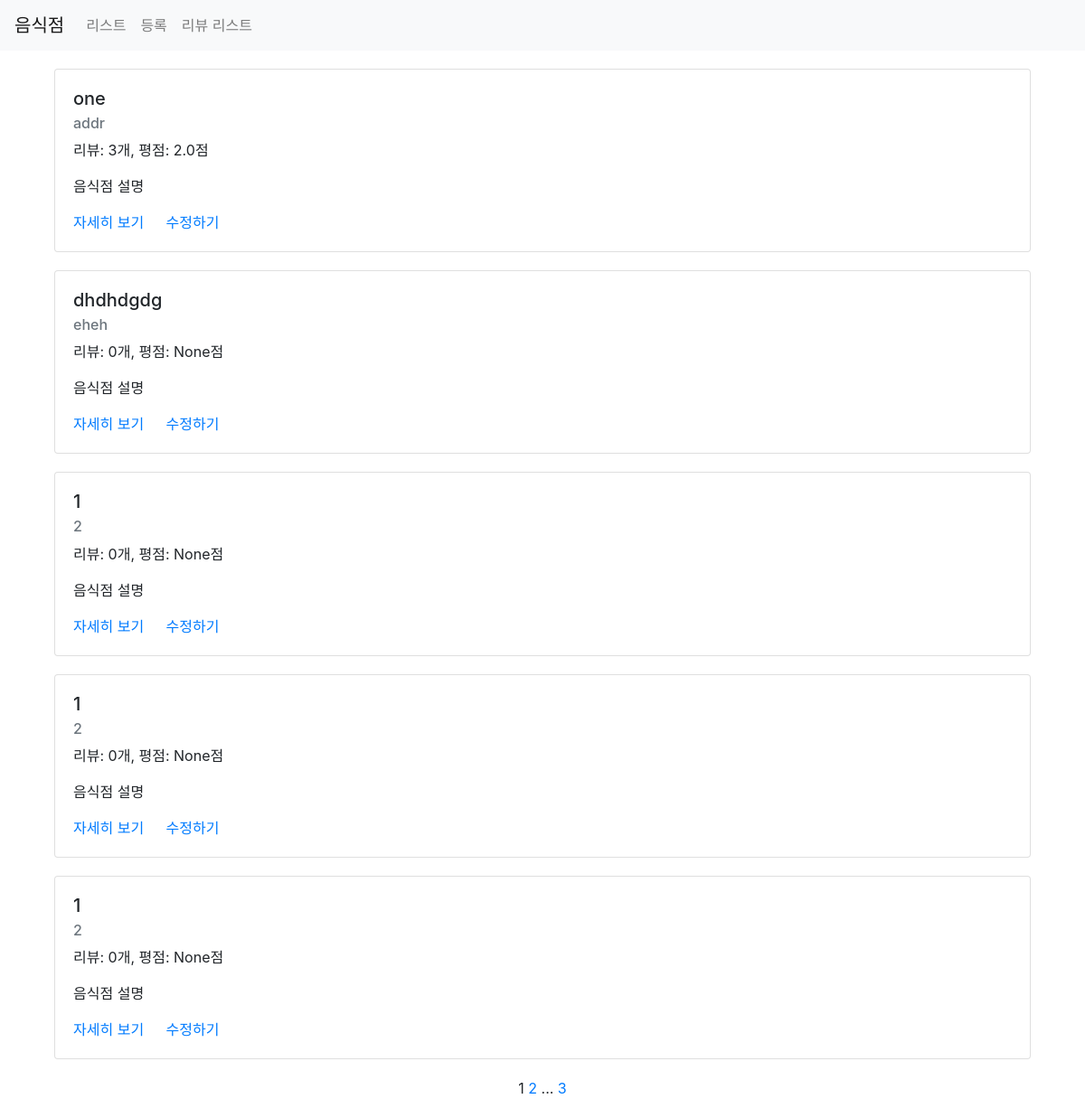
Screenshot of /third/list/ with the database file from the repository.
### third/models.py (models this page shows)
class Restaurant(models.Model):  # Restaurant 라는 상점을 나타내는 모델을 정의
    name = models.CharField(max_length=30)  # 이름
    address = models.CharField(max_length=200)  # 주소
    image = models.CharField(max_length=500, default=None, null=True)
    password = models.CharField(max_length=20, default=None, null=True)
    created_at = models.DateTimeField(auto_now_add=True)  # 글 작성 시 (이 모델의 데이터(레코드) 저장 시) 생성 시각
    updated_at = models.DateTimeField(auto_now=True)  # 저장된 레코드 수정 시 수정 시각

### third/views.py (the view)
# urls.py: path('list/', views.list, name='list'),
def list(request):
    restaurants = Restaurant.objects.all().annotate(reviews_count=Count('review')).annotate(average_point=Avg('review__point'))
    paginator = Paginator(restaurants, 5)  # 한 페이지에 5개씩 표시
    page = request.GET.get('page')  # query params에서 page 데이터를 가져옴
    items = paginator.get_page(page)  # 해당 페이지의 아이템으로 필터링
    context = {
        'restaurants': items
    }
    return render(request, 'third/list.html', context)

### third/templates/third/list.html (shortened to what this page needs)
{% extends 'third/base.html' %}
{% load static %}
{% block content %}
<div class="container">
    {% for item in restaurants %}
    <div class ="row restaurant-item" style="margin :20px auto;">
        <div class = "col-sm-12">
            <div class="card bordr-secondary">
                <div class = "card-body">
                    <h5 class ="card-title">{{ item.name}}</h5>
                    <h6 class = "card-subtitle mb-2 text-muted">{{ item.address }}</h6>
                    <p class="card-text">리뷰: {{ item.reviews_count }}개, 평점: {{item.average_point }}점</p>
                    <p class="card-text">음식점 설명</p>
                    <a href="{% url 'restaurant-detail' id=item.id %}" class="card-link">자세히 보기</a>
                    <a href="{% url 'restaurant-update' %}?id={{ item.id }}" class="card-link">수정하기</a>
                </div>
            </div>
        </div>
    </div>
    {% endfor %}
    <div class="row">
        <dic class="col-sm-12 text-center">
            <span class="step-liks text-center" style="width:100;">
                <span class ="curret">
                    {{ restaurants.number }}
                </span>
                 {% if restaurants.has_next %}
                        <a href="?page={{ restaurants.next_page_number }}">{{ restaurants.next_page_number }}</a>
                        ...
                        <a href="?page={{ restaurants.paginator.num_pages }}">{{restaurants.paginator.num_pages}}</a>
                 {% endif %}
            </span>
        </dic>
    </div>
</div>
{% endblock %}

### third/templates/third/base.html (shortened to what this page needs)
{% load static %}
<html >
<head>
    <link rel="stylesheet" href="https://stackpath.bootstrapcdn.com/bootstrap/4.1.3/css/bootstrap.min.css">
    <link rel="stylesheet" href="{% static 'third/styles.css' %}">
</head>
<body>
    <nav class="navbar navbar-expand-lg navbar-light bg-light">
      <a class="navbar-brand" href="/third/list">음식점</a>
      <div class="collapse navbar-collapse" id="navbarNav">
        <ul class="navbar-nav">
          <li class="nav-item">
            <a class="nav-link" href="/third/list">리스트</a>
          </li>
          <li class="nav-item">
            <a class="nav-link" href="/third/create">등록</a>
          </li>
            <li class="nav-item">
            <a class="nav-link" href="/third/review/list">리뷰 리스트</a>
          </li>
        </ul>
      </div>
    </nav>
     {% block content %}
     {% endblock %}
</body>
</html>

### rows the page displays
Restaurant: name "one", address "addr", reviews_count "3", average_point "2.0"
Restaurant: name "dhdhdgdg", address "eheh", reviews_count "0", average_point "None"
Restaurant: name "1", address "2", reviews_count "0", average_point "None"
Restaurant: name "1", address "2", reviews_count "0", average_point "None"
Restaurant: name "1", address "2", reviews_count "0", average_point "None"

### other values shown
{{ restaurants.number }} "1"
{{ restaurants.next_page_number }} "2"
{{ restaurants.paginator.num_pages }} "3"
